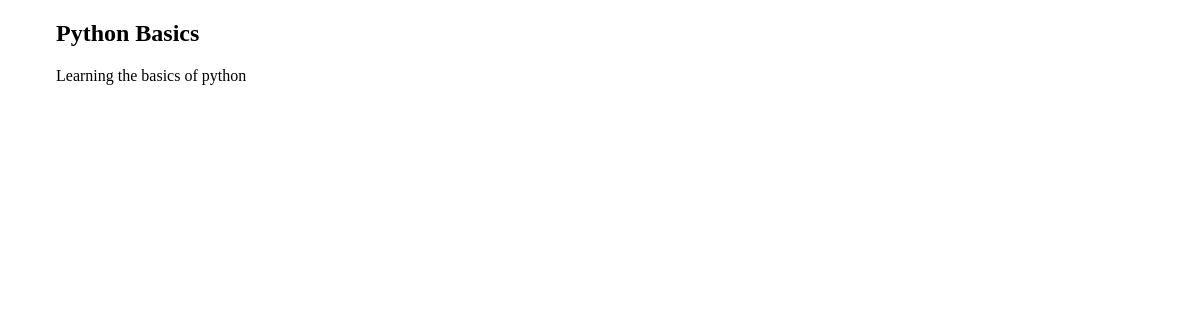
Before: /courses/1/ with the older database file.
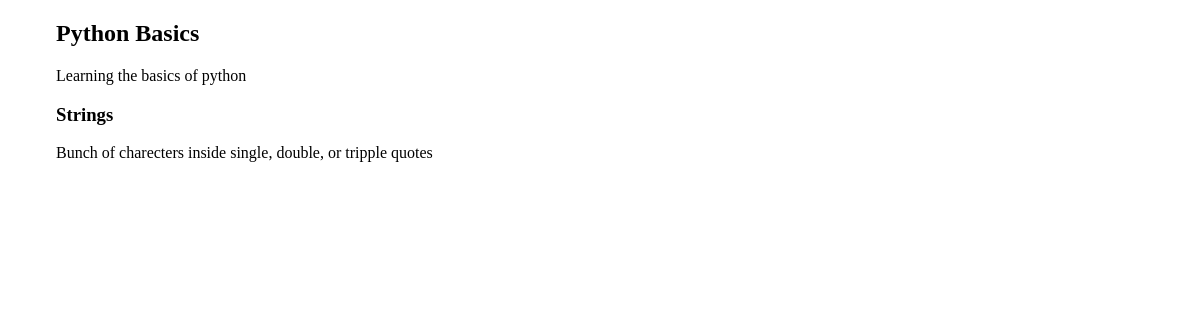
After: the same page with the newer database file.
### courses/models.py (models this page shows, shortened)
class Step(models.Model):
    title = models.CharField(max_length=255)
    description = models.TextField()
    order = models.IntegerField(default=0)
    course = models.ForeignKey(Course)
    content = models.TextField(blank=True, default='')
    class Meta:
        ordering = ['order', ]

### courses/views.py (the view)
# urls.py: url(r'(?P<pk>\d+)/$', views.course_detail),
def course_detail(request, pk):
    course = get_object_or_404(Course, pk=pk)
    return render(request, 'courses/course_detail.html', {'course' : course})

### courses/templates/courses/course_detail.html (shortened to what this page needs)
{% extends "layout.html" %}
{% block content %}
<article>
    <h2>{{ course.title }}</h2>
    {{ course.description }}
    <section>
        {% for step in course.step_set.all %}
            <h3>{{ step.title }}</h3>
            {{step.description}}
        {% endfor %}
    </section>
</article>
{% endblock %}

Changed rows visible on the page:
added Step: title "Strings", description "Bunch of charecters inside single, double, or tripple quotes"
